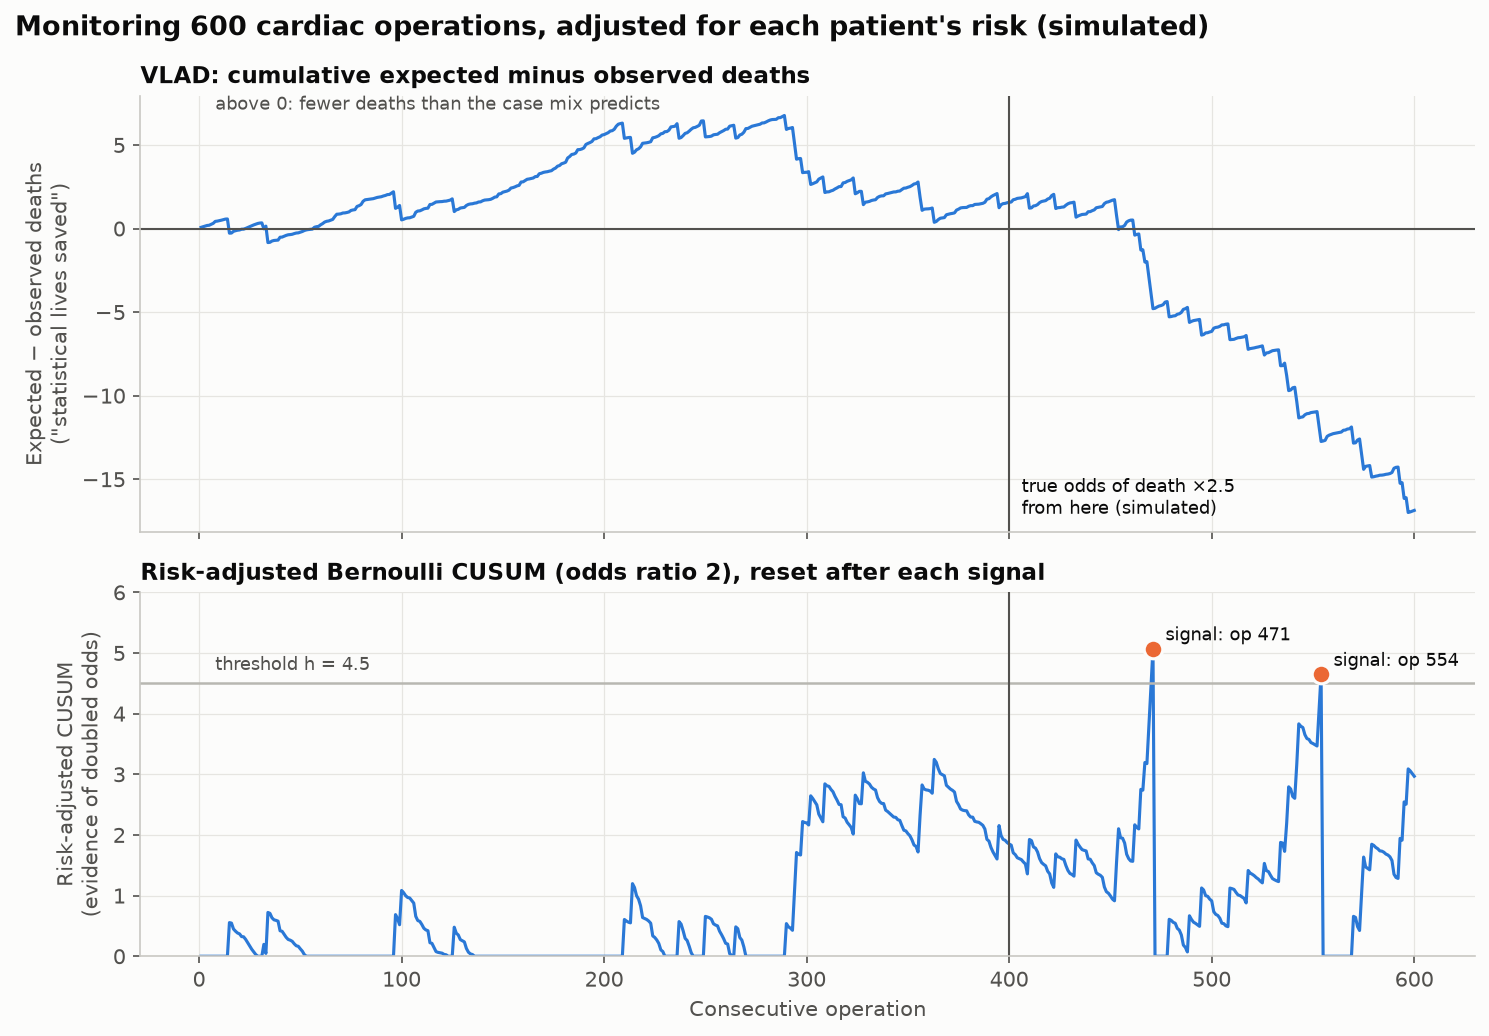

This figure's Python source:
"""
VLAD and Risk-Adjusted CUSUM (surgical outcomes)  -  family: Healthcare & life sciences

DESIGN PURPOSE
Two complementary charts for monitoring outcomes patient by patient while
adjusting for how sick each patient was. The variable life-adjusted display
(VLAD) plots cumulative expected minus observed deaths, an intuitive
"statistical lives saved" line. The risk-adjusted Bernoulli CUSUM accumulates
evidence that the odds of death have risen (here, doubled) and signals when
that evidence crosses a threshold.

WHEN TO USE
  - Monitor a surgeon, team or unit continuously, operation by operation,
    rather than in quarterly batches
  - Adjust for case mix so that taking on high-risk patients isn't penalised
  - Detect a sustained deterioration early, with a defined false-alarm
    behaviour

AVOID WHEN
  - No validated pre-operative risk model exists (the charts are only as good
    as the expected risks)
  - Events are very rare and volumes tiny (signals take years to accumulate)
  - You only need a periodic comparison across units (use a funnel plot)

ALTERNATIVES
  - Funnel plot of risk-adjusted mortality across units
  - p-chart of monthly mortality (simpler, but slower and not risk-adjusted
    per patient)
  - Unadjusted CUSUM (penalises high-risk case mix)

REFERENCE
  - Lovegrove, J., Valencia, O., Treasure, T., Sherlaw-Johnson, C. & Gallivan,
    S. (1997). Monitoring the results of cardiac surgery by variable life-
    adjusted display. The Lancet 350, 1128–1130.
    https://doi.org/10.1016/S0140-6736%2897%2906507-0
  - Steiner, S. H., Cook, R. J. & Farewell, V. T. (2001). Risk-adjusted
    monitoring of binary surgical outcomes. Medical Decision Making 21(3),
    163–169. https://doi.org/10.1177/0272989X0102100301

EXAMPLE
600 simulated consecutive cardiac operations. Each patient's predicted risk of
death comes from a pre-operative logistic model (average about 6%). From
operation 400 onward the true odds of death are 2.5 times what the model
predicts.

NOTE: Examples use simulated data. De-identify patient data before analysing
it in notebooks: executed notebooks store their outputs.

Run:  python vlad_cusum.py
"""
import sys
from pathlib import Path

# This example uses the reusable vizlib package from this repository
# (or `pip install -e .` at the repo root).
sys.path.insert(0, str(Path(__file__).resolve().parents[2]))

import numpy as np
import pandas as pd
import matplotlib.pyplot as plt

# Library style: categorical colors in fixed order, recessive axes, hairline grid.
PALETTE = ["#2a78d6", "#eb6834", "#1baf7a", "#eda100",
           "#e87ba4", "#008300", "#6250d6", "#e34948"]
SEQ_CMAP = "Blues"      # sequential: one hue, light -> dark
DIV_CMAP = "RdBu_r"     # diverging: two opposite hues, neutral midpoint
GRAY = "#b8b7b1"        # de-emphasised marks
plt.rcParams.update({
    "figure.figsize": (8, 4.8), "figure.dpi": 110, "figure.facecolor": "#fcfcfb",
    "axes.facecolor": "#fcfcfb", "axes.edgecolor": "#c9c8c3", "axes.linewidth": 0.8,
    "axes.spines.top": False, "axes.spines.right": False,
    "axes.grid": True, "grid.color": "#e6e5e1", "grid.linewidth": 0.6, "axes.axisbelow": True,
    "axes.prop_cycle": plt.cycler(color=PALETTE),
    "axes.titlesize": 13, "axes.titleweight": "bold", "axes.titlelocation": "left",
    "axes.labelcolor": "#52514e", "xtick.color": "#52514e", "ytick.color": "#52514e",
    "text.color": "#0b0b0b", "font.size": 10, "lines.linewidth": 2,
    "legend.frameon": False,
})

from vizlib.health import vlad, ra_cusum

# --- Example data ------------------------------------------------------------
rng = np.random.default_rng(1998)
n, change = 600, 400
logit = -3.1 + 0.8 * rng.normal(size=n) + 0.6 * rng.normal(size=n)   # pre-operative risk model
risk = 1 / (1 + np.exp(-logit))
odds = risk / (1 - risk)
true_odds = np.where(np.arange(n) >= change, odds * 2.5, odds)       # deterioration from op 400
died = (rng.random(n) < true_odds / (1 + true_odds)).astype(int)
h = 4.5
df = pd.DataFrame({"operation": np.arange(1, n + 1), "predicted_risk": risk.round(3), "died": died})
df["vlad"] = vlad(df["died"], df["predicted_risk"])
df["cusum"] = ra_cusum(df["died"], df["predicted_risk"], odds_ratio=2.0, h=h)
signals = df.index[df["cusum"] > h]
df.groupby(df["operation"] > change)[["died", "predicted_risk"]].sum().round(1)

# --- Plot --------------------------------------------------------------------
fig, (a1, a2) = plt.subplots(2, 1, figsize=(10, 7), sharex=True, gridspec_kw={"height_ratios": [1.2, 1]})
x = df["operation"]
a1.plot(x, df["vlad"], color=PALETTE[0], linewidth=1.5)
a1.axhline(0, color="#52514e", linewidth=1)
a1.set_ylabel("Expected − observed deaths\n(\"statistical lives saved\")")
a1.set_title("VLAD: cumulative expected minus observed deaths", fontsize=11)
a1.text(8, a1.get_ylim()[1], "above 0: fewer deaths than the case mix predicts", fontsize=8.5,
        color="#52514e", va="top")
a2.plot(x, df["cusum"], color=PALETTE[0], linewidth=1.5)
a2.axhline(h, color="#b8b7b1", linewidth=1.2)
a2.text(8, h + 0.15, f"threshold h = {h}", fontsize=8.5, color="#52514e", va="bottom")
a2.scatter(x[signals], df["cusum"][signals], s=80, color=PALETTE[1], edgecolor="#fcfcfb", linewidth=1.5,
           zorder=4)
for i in signals:
    a2.annotate(f"signal: op {x[i]}", (x[i], df['cusum'][i]), xytext=(6, 4), textcoords="offset points",
                fontsize=8.5)
a2.set_ylim(0, h + 1.5)
a2.set_ylabel("Risk-adjusted CUSUM\n(evidence of doubled odds)")
a2.set_xlabel("Consecutive operation")
a2.set_title("Risk-adjusted Bernoulli CUSUM (odds ratio 2), reset after each signal", fontsize=11)
for ax in (a1, a2):
    ax.axvline(change, color="#52514e", linewidth=1)
a1.annotate("true odds of death ×2.5\nfrom here (simulated)", (change, a1.get_ylim()[0]), xytext=(6, 6),
            textcoords="offset points", fontsize=8.5, va="bottom")
fig.suptitle("Monitoring 600 cardiac operations, adjusted for each patient's risk (simulated)", x=0.01,
             ha="left", fontweight="bold", fontsize=13)
fig.tight_layout()

# --- Save / show -------------------------------------------------------------
out = Path(__file__).with_name(Path(__file__).stem + ".png")
fig.savefig(out, dpi=150, bbox_inches="tight")
print(f"saved {out}")
if "--no-show" not in sys.argv:
    plt.show()
